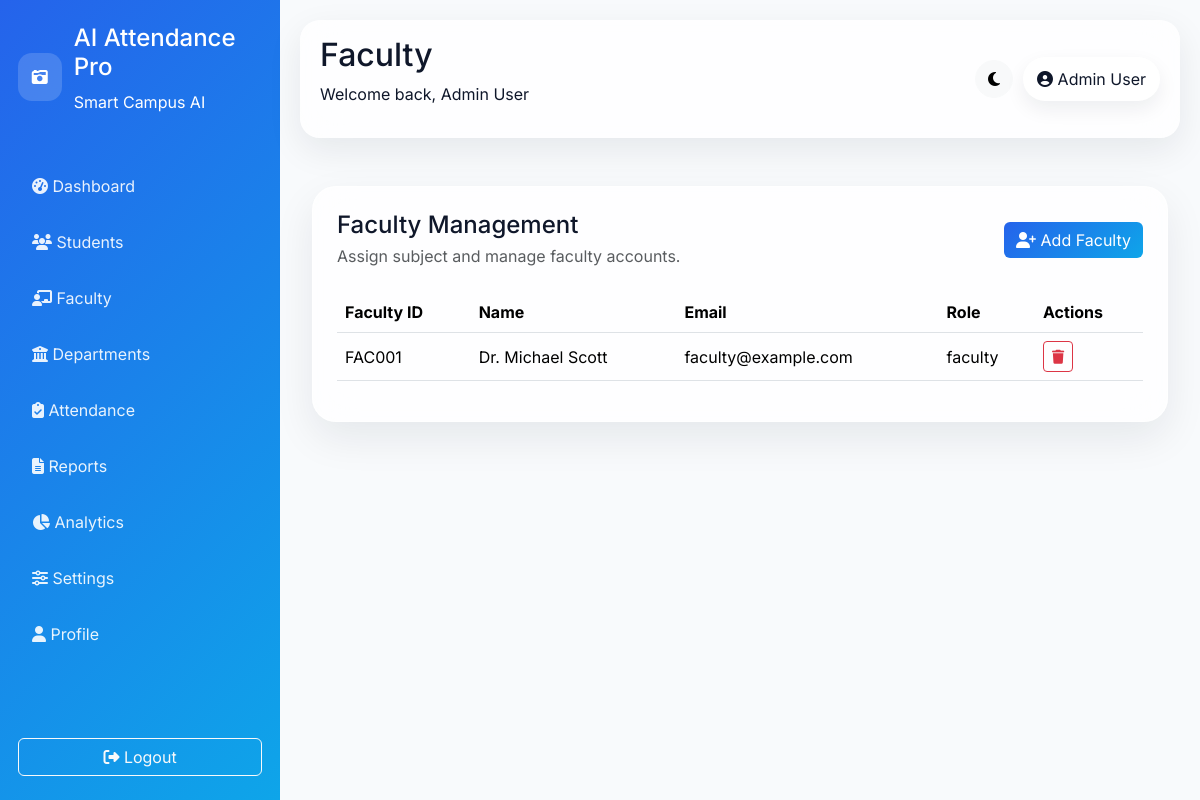
Page /faculty (signed in) on the committed database.
### models/__init__.py (models this page shows, shortened)
class User(db.Model):
    id = db.Column(db.Integer, primary_key=True)
    full_name = db.Column(db.String(120), nullable=False)
    email = db.Column(db.String(120), unique=True, nullable=False)
    password_hash = db.Column(db.String(255), nullable=False)
    role = db.Column(db.String(20), default='admin')
    created_at = db.Column(db.DateTime, default=db.func.now())

class Faculty(db.Model):
    id = db.Column(db.Integer, primary_key=True)
    faculty_id = db.Column(db.String(50), unique=True, nullable=False)
    full_name = db.Column(db.String(120), nullable=False)
    email = db.Column(db.String(120), unique=True, nullable=False)
    phone = db.Column(db.String(20), nullable=True)
    department_id = db.Column(db.Integer, db.ForeignKey('department.id'))
    subject_id = db.Column(db.Integer, db.ForeignKey('subject.id'))
    role = db.Column(db.String(40), default='faculty')

### app.py (the view)
@app.route('/faculty')
@login_required
def faculty():
    faculty_members = Faculty.query.order_by(Faculty.id.desc()).all()
    departments = Department.query.all()
    subjects = Subject.query.all()
    return render_template('faculty.html', faculty_members=faculty_members, departments=departments, subjects=subjects)

### app.py (called while the page is built)
@login_manager.user_loader
def load_user(user_id):
    return User.query.get(int(user_id))

@app.context_processor
def inject_globals():
    return {'site_name': 'AI Attendance Pro', 'now': datetime.utcnow()}

### templates/faculty.html (shortened to what this page needs)
{% extends 'base.html' %}
{% block page_title %}Faculty{% endblock %}
{% block content %}
<div class="glass-card p-4">
    <div class="d-flex justify-content-between align-items-center mb-4">
        <div><h4 class="mb-1">Faculty Management</h4><p class="text-muted mb-0">Assign subject and manage faculty accounts.</p></div>
        <button class="btn btn-primary" data-bs-toggle="modal" data-bs-target="#addFacultyModal"><i class="fa-solid fa-user-plus"></i> Add Faculty</button>
    </div>
    <div class="table-responsive">
        <table class="table table-hover align-middle">
            <thead><tr><th>Faculty ID</th><th>Name</th><th>Email</th><th>Role</th><th>Actions</th></tr></thead>
            <tbody>
                {% for faculty in faculty_members %}
                <tr><td>{{ faculty.faculty_id }}</td><td>{{ faculty.full_name }}</td><td>{{ faculty.email }}</td><td>{{ faculty.role }}</td><td><a href="{{ url_for('delete_faculty', faculty_id=faculty.id) }}" class="btn btn-sm btn-outline-danger"><i class="fa-solid fa-trash"></i></a></td></tr>
                {% else %}
                <tr><td colspan="5" class="text-center text-muted">No faculty yet.</td></tr>
                {% endfor %}
            </tbody>
        </table>
    </div>
</div>
{% endblock %}

### templates/base.html (shortened to what this page needs)
<!doctype html>
<html lang="en" class="h-100">
<head>
    <link href="https://cdn.jsdelivr.net/npm/bootstrap@5.3.3/dist/css/bootstrap.min.css" rel="stylesheet">
    <link href="https://cdnjs.cloudflare.com/ajax/libs/font-awesome/6.5.2/css/all.min.css" rel="stylesheet">
    <link href="https://cdnjs.cloudflare.com/ajax/libs/animate.css/4.1.1/animate.min.css" rel="stylesheet">
    <link rel="stylesheet" href="{{ url_for('static', filename='css/style.css') }}">
</head>
<body class="bg-soft" data-theme="light">
    <div class="page-wrapper">
        {% if current_user.is_authenticated %}
        <aside class="sidebar">
            <div class="brand">
                <div class="brand-icon"><i class="fa-solid fa-camera-retro"></i></div>
                <div>
                    <h4>{{ site_name }}</h4>
                    <p>Smart Campus AI</p>
                </div>
            </div>
            <nav class="nav-links">
                <a href="{{ url_for('dashboard') }}"><i class="fa-solid fa-gauge-high"></i> Dashboard</a>
                <a href="{{ url_for('students') }}"><i class="fa-solid fa-users"></i> Students</a>
                <a href="{{ url_for('faculty') }}"><i class="fa-solid fa-chalkboard-teacher"></i> Faculty</a>
                <a href="{{ url_for('departments') }}"><i class="fa-solid fa-building-columns"></i> Departments</a>
                <a href="{{ url_for('attendance') }}"><i class="fa-solid fa-clipboard-check"></i> Attendance</a>
                <a href="{{ url_for('reports') }}"><i class="fa-solid fa-file-lines"></i> Reports</a>
                <a href="{{ url_for('analytics') }}"><i class="fa-solid fa-chart-pie"></i> Analytics</a>
                <a href="{{ url_for('settings') }}"><i class="fa-solid fa-sliders"></i> Settings</a>
                <a href="{{ url_for('profile') }}"><i class="fa-solid fa-user"></i> Profile</a>
            </nav>
            <div class="sidebar-footer">
                <a href="{{ url_for('logout') }}" class="btn btn-outline-light w-100"><i class="fa-solid fa-right-from-bracket"></i> Logout</a>
            </div>
        </aside>
        {% endif %}
        <main class="main-content">
            {% if current_user.is_authenticated %}
            <header class="topbar">
                <div>
                    <h2>{% block page_title %}Dashboard{% endblock %}</h2>
                    <p>Welcome back, {{ current_user.full_name }}</p>
                </div>
                <div class="topbar-actions">
                    <button class="btn btn-light rounded-pill theme-toggle" type="button" aria-label="Toggle theme"><i class="fa-solid fa-moon"></i></button>
                    <a href="{{ url_for('profile') }}" class="user-pill"><i class="fa-solid fa-user-circle"></i> {{ current_user.full_name }}</a>
                </div>
            </header>
            {% endif %}
            <div class="container-fluid py-4">
                {% block content %}{% endblock %}
            </div>
        </main>
    </div>
</body>
</html>

### static/css/style.css (style rules this page uses)
:root { --primary: #2563EB; --secondary: #0EA5E9; --success: #10B981; --danger: #EF4444; --warning: #F59E0B; --bg: #F8FAFC; --text: #0f172a; --card: rgba(255,255,255,0.78); --border: rgba(255,255,255,0.6); }
* { box-sizing: border-box; }
body { font-family: 'Inter', sans-serif; background: linear-gradient(135deg, #eef5ff, #f8fbff); color: var(--text); }
.bg-soft { background: var(--bg); }
.page-wrapper { display: flex; min-height: 100vh; }
.sidebar { width: 280px; background: linear-gradient(135deg, var(--primary), var(--secondary)); color: white; padding: 24px 18px; display: flex; flex-direction: column; }
.brand { display: flex; align-items: center; gap: 12px; margin-bottom: 32px; }
.brand-icon { width: 48px; height: 48px; border-radius: 14px; display: grid; place-items: center; background: rgba(255,255,255,0.16); color: white; }
.nav-links { display: flex; flex-direction: column; gap: 8px; }
.nav-links a { color: rgba(255,255,255,0.9); text-decoration: none; padding: 12px 14px; border-radius: 12px; transition: .2s ease; }
.sidebar-footer { margin-top: auto; padding-top: 16px; }
.main-content { flex: 1; padding: 20px; }
.topbar { display: flex; justify-content: space-between; align-items: center; margin-bottom: 24px; padding: 16px 20px; border-radius: 20px; background: var(--card); backdrop-filter: blur(20px); box-shadow: 0 12px 35px rgba(15,23,42,0.08); }
.topbar-actions { display: flex; gap: 10px; align-items: center; }
.user-pill { background: white; padding: 10px 14px; border-radius: 999px; text-decoration: none; color: var(--text); box-shadow: 0 8px 20px rgba(15,23,42,0.07); }
.glass-card { background: var(--card); border: 1px solid var(--border); border-radius: 24px; box-shadow: 0 16px 40px rgba(15,23,42,0.08); backdrop-filter: blur(20px); }
.btn-primary { background: linear-gradient(135deg,var(--primary),var(--secondary)); border: none; }
.table { --bs-table-bg: transparent; }

### rows in the picture
User: full_name "Admin User"
Faculty: faculty_id "FAC001", full_name "Dr. Michael Scott", email "faculty@example.com", role "faculty"

### other values in the picture
{{ site_name }} "AI Attendance Pro"
